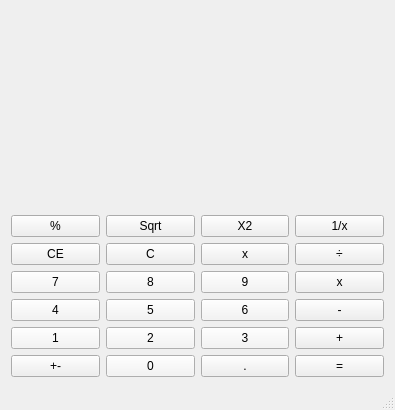
<?xml version="1.0" encoding="UTF-8"?>
<ui version="4.0">
 <class>MainWindow</class>
 <widget class="QMainWindow" name="MainWindow">
  <property name="geometry">
   <rect>
    <x>0</x>
    <y>0</y>
    <width>395</width>
    <height>410</height>
   </rect>
  </property>
  <property name="windowTitle">
   <string>MainWindow</string>
  </property>
  <widget class="QWidget" name="centralWidget">
   <layout class="QGridLayout" name="gridLayout_2">
    <item row="0" column="0">
     <layout class="QVBoxLayout" name="verticalLayout_5">
      <item>
       <widget class="QLabel" name="label_2">
        <property name="layoutDirection">
         <enum>Qt::LeftToRight</enum>
        </property>
        <property name="text">
         <string/>
        </property>
       </widget>
      </item>
      <item>
       <widget class="QLabel" name="label">
        <property name="font">
         <font>
          <pointsize>15</pointsize>
          <weight>75</weight>
          <bold>true</bold>
         </font>
        </property>
        <property name="layoutDirection">
         <enum>Qt::LeftToRight</enum>
        </property>
        <property name="text">
         <string/>
        </property>
       </widget>
      </item>
      <item>
       <layout class="QGridLayout" name="gridLayout_3">
        <item row="0" column="0">
         <layout class="QVBoxLayout" name="verticalLayout">
          <item>
           <widget class="QPushButton" name="pushButton">
            <property name="styleSheet">
             <string notr="true"/>
            </property>
            <property name="text">
             <string>%</string>
            </property>
           </widget>
          </item>
          <item>
           <widget class="QPushButton" name="pushButton_6">
            <property name="styleSheet">
             <string notr="true"/>
            </property>
            <property name="text">
             <string>CE</string>
            </property>
           </widget>
          </item>
          <item>
           <widget class="QPushButton" name="pushButton_9">
            <property name="autoFillBackground">
             <bool>false</bool>
            </property>
            <property name="styleSheet">
             <string notr="true">background-color: rgb(244, 244, 244);</string>
            </property>
            <property name="text">
             <string>7</string>
            </property>
           </widget>
          </item>
          <item>
           <widget class="QPushButton" name="pushButton_16">
            <property name="styleSheet">
             <string notr="true">background-color: rgb(244, 244, 244);</string>
            </property>
            <property name="text">
             <string>4</string>
            </property>
           </widget>
          </item>
          <item>
           <widget class="QPushButton" name="pushButton_17">
            <property name="styleSheet">
             <string notr="true">background-color: rgb(244, 244, 244);</string>
            </property>
            <property name="text">
             <string>1</string>
            </property>
           </widget>
          </item>
          <item>
           <widget class="QPushButton" name="pushButton_23">
            <property name="styleSheet">
             <string notr="true"/>
            </property>
            <property name="text">
             <string>+-</string>
            </property>
           </widget>
          </item>
         </layout>
        </item>
        <item row="0" column="1">
         <layout class="QVBoxLayout" name="verticalLayout_2">
          <item>
           <widget class="QPushButton" name="pushButton_2">
            <property name="styleSheet">
             <string notr="true"/>
            </property>
            <property name="text">
             <string>Sqrt</string>
            </property>
           </widget>
          </item>
          <item>
           <widget class="QPushButton" name="pushButton_7">
            <property name="styleSheet">
             <string notr="true"/>
            </property>
            <property name="text">
             <string>C</string>
            </property>
           </widget>
          </item>
          <item>
           <widget class="QPushButton" name="pushButton_12">
            <property name="styleSheet">
             <string notr="true">background-color: rgb(244, 244, 244);</string>
            </property>
            <property name="text">
             <string>8</string>
            </property>
           </widget>
          </item>
          <item>
           <widget class="QPushButton" name="pushButton_14">
            <property name="styleSheet">
             <string notr="true">background-color: rgb(244, 244, 244);</string>
            </property>
            <property name="text">
             <string>5</string>
            </property>
           </widget>
          </item>
          <item>
           <widget class="QPushButton" name="pushButton_20">
            <property name="styleSheet">
             <string notr="true">background-color: rgb(244, 244, 244);</string>
            </property>
            <property name="text">
             <string>2</string>
            </property>
           </widget>
          </item>
          <item>
           <widget class="QPushButton" name="pushButton_24">
            <property name="styleSheet">
             <string notr="true">background-color: rgb(244, 244, 244);</string>
            </property>
            <property name="text">
             <string>0</string>
            </property>
           </widget>
          </item>
         </layout>
        </item>
        <item row="0" column="2">
         <layout class="QVBoxLayout" name="verticalLayout_3">
          <item>
           <widget class="QPushButton" name="pushButton_3">
            <property name="styleSheet">
             <string notr="true"/>
            </property>
            <property name="text">
             <string>X2</string>
            </property>
           </widget>
          </item>
          <item>
           <widget class="QPushButton" name="pushButton_8">
            <property name="styleSheet">
             <string notr="true"/>
            </property>
            <property name="text">
             <string>x</string>
            </property>
           </widget>
          </item>
          <item>
           <widget class="QPushButton" name="pushButton_10">
            <property name="styleSheet">
             <string notr="true">background-color: rgb(244, 244, 244);</string>
            </property>
            <property name="text">
             <string>9</string>
            </property>
           </widget>
          </item>
          <item>
           <widget class="QPushButton" name="pushButton_15">
            <property name="styleSheet">
             <string notr="true">background-color: rgb(244, 244, 244);</string>
            </property>
            <property name="text">
             <string>6</string>
            </property>
           </widget>
          </item>
          <item>
           <widget class="QPushButton" name="pushButton_19">
            <property name="styleSheet">
             <string notr="true">background-color: rgb(244, 244, 244);</string>
            </property>
            <property name="text">
             <string>3</string>
            </property>
           </widget>
          </item>
          <item>
           <widget class="QPushButton" name="pushButton_22">
            <property name="styleSheet">
             <string notr="true"/>
            </property>
            <property name="text">
             <string>.</string>
            </property>
           </widget>
          </item>
         </layout>
        </item>
        <item row="0" column="3">
         <layout class="QGridLayout" name="gridLayout">
          <item row="0" column="0">
           <widget class="QPushButton" name="pushButton_4">
            <property name="styleSheet">
             <string notr="true"/>
            </property>
            <property name="text">
             <string>1/x</string>
            </property>
           </widget>
          </item>
          <item row="1" column="0">
           <widget class="QPushButton" name="pushButton_5">
            <property name="styleSheet">
             <string notr="true"/>
            </property>
            <property name="text">
             <string>÷</string>
            </property>
           </widget>
          </item>
          <item row="2" column="0">
           <widget class="QPushButton" name="pushButton_11">
            <property name="styleSheet">
             <string notr="true"/>
            </property>
            <property name="text">
             <string>x</string>
            </property>
           </widget>
          </item>
          <item row="3" column="0">
           <widget class="QPushButton" name="pushButton_13">
            <property name="styleSheet">
             <string notr="true"/>
            </property>
            <property name="text">
             <string>-</string>
            </property>
           </widget>
          </item>
          <item row="4" column="0">
           <widget class="QPushButton" name="pushButton_18">
            <property name="styleSheet">
             <string notr="true"/>
            </property>
            <property name="text">
             <string>+</string>
            </property>
           </widget>
          </item>
          <item row="5" column="0">
           <widget class="QPushButton" name="pushButton_21">
            <property name="styleSheet">
             <string notr="true"/>
            </property>
            <property name="text">
             <string>=</string>
            </property>
           </widget>
          </item>
         </layout>
        </item>
       </layout>
      </item>
     </layout>
    </item>
   </layout>
  </widget>
  <widget class="QStatusBar" name="statusBar"/>
 </widget>
 <layoutdefault spacing="6" margin="11"/>
 <resources/>
 <connections/>
</ui>
